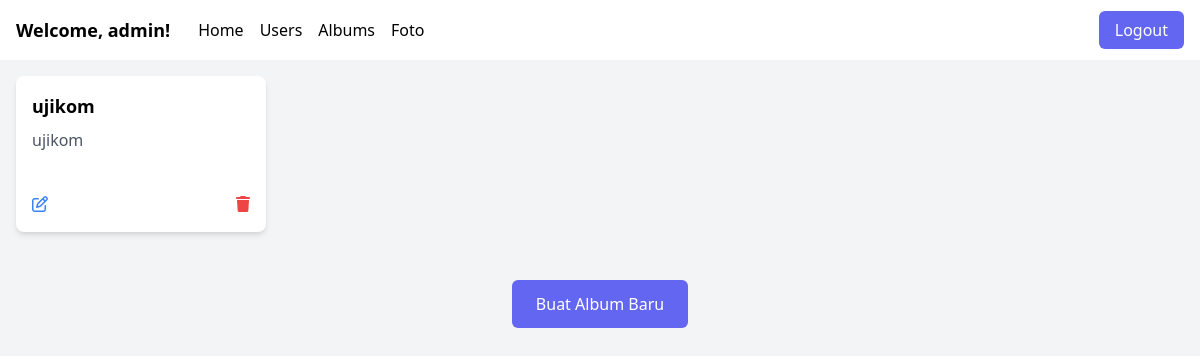
/albums.php (signed in), run on an earlier commit of the app's database.
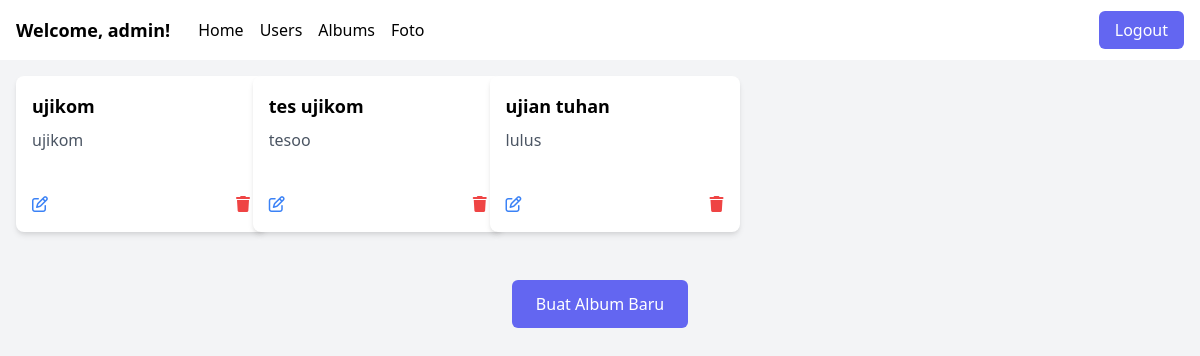
And on a later commit of the database.
### tables this page shows
CREATE TABLE `albums` (
  `album_id` int(11) NOT NULL,
  `user_id` int(11) NOT NULL,
  `title` varchar(100) NOT NULL,
  `description` text NOT NULL,
  `created_at` timestamp NOT NULL DEFAULT current_timestamp() ON UPDATE current_timestamp(),
  `access_level` enum('public','private') NOT NULL DEFAULT 'public'
);

### albums.php (the view, shortened to what this page needs)
<?php
require_once('koneksi.php');
$user_id = $_SESSION['userid'];
$query = "SELECT * FROM albums WHERE user_id = $user_id";
$result = mysqli_query($conn, $query);
$albums = [];
while ($row = mysqli_fetch_assoc($result)) {
    $albums[] = $row;
}
?>
<!DOCTYPE html>
<html lang="en">
<head>
    <link href="https://cdn.jsdelivr.net/npm/tailwindcss@2.2.19/dist/tailwind.min.css" rel="stylesheet">
    <link rel="stylesheet" href="./css/fontawesome.min.css">
    <link rel="stylesheet" href="./css/all.min.css">
</head>
<body class="bg-gray-100">
<?php  include 'navbar_admin.php';  ?>
    <div class="grid grid-cols-1 md:grid-cols-2 lg:grid-cols-5 gap-4 mx-auto p-4">
    <?php foreach ($albums as $album) : ?>
        <div class="overflow-hidden rounded-lg shadow-md bg-white flex flex-col transform hover:scale-105 transition duration-300" style="width: 250px;">
            <a href="album_detail.php?album_id=<?php echo $album['album_id']; ?>">
                <div class="p-4 flex-grow">
                    <h4 class="text-lg font-semibold mb-2"><?php echo $album['title']; ?></h4>
                    <p class="text-gray-600 mb-2"><?php echo $album['description']; ?></p>
                </div>
            </a>
            <div class="flex justify-between items-center p-4">
                <form action="edit_album_admin.php" method="get">
                    <button type="submit" class="text-blue-500 hover:text-blue-700 mr-2" ><i class="fa-regular fa-pen-to-square"></i></button>
                </form>
                <form action="delete_album_admin.php" method="post">
                    <button type="submit" onclick="return confirm('Are you sure you want to delete this album?');" class="text-red-500 hover:text-red-700"><i class="fa-sharp fa-solid fa-trash"></i></button>
                </form>
            </div>
        </div>
    <?php endforeach; ?>
    </div>
    <div class="flex justify-center mt-8">
        <a href="create_album.php" class="bg-indigo-500 text-white px-6 py-3 rounded-md hover:bg-indigo-600">Buat Album Baru</a>
    </div>
</body>
</html>

What changed in the data, as far as the page shows it:
added albums: title "tes ujikom", description "tesoo"
added albums: title "ujian tuhan", description "lulus"
